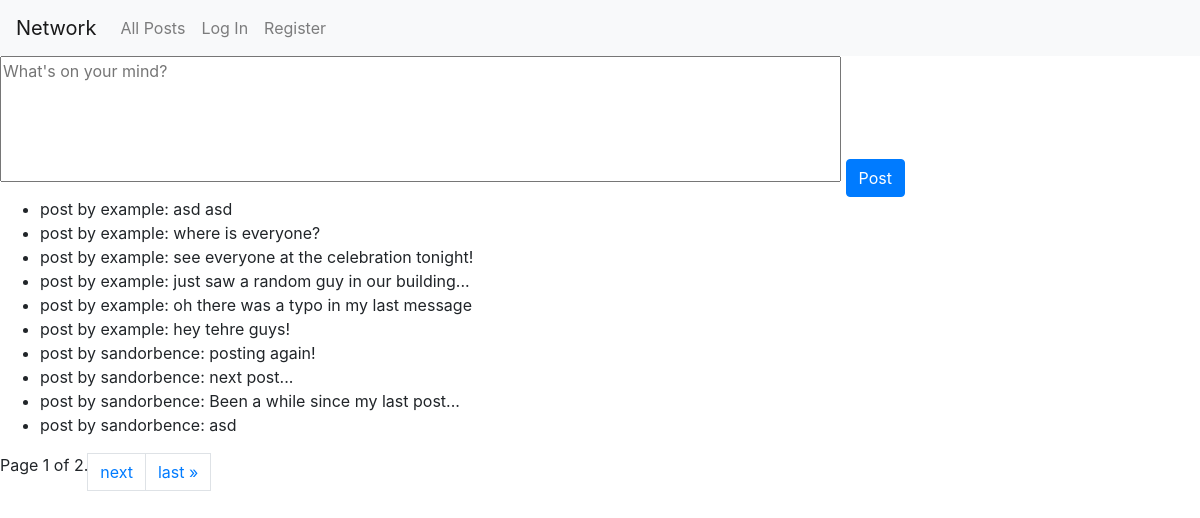
Before: / with the older database file.
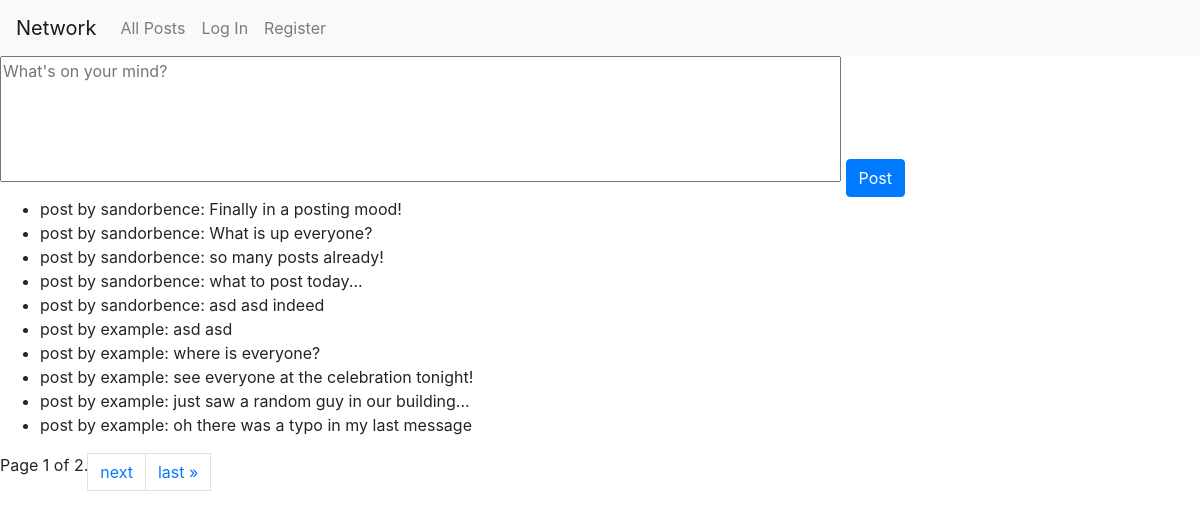
After: the same page with the newer database file.
### network/models.py (models this page shows, shortened)
class Post(models.Model):
    user = models.ForeignKey(
        User, on_delete=models.CASCADE, related_name="posts")
    text = models.CharField(max_length=500)
    date = models.DateTimeField(auto_now_add=True)
    def __str__(self):
        return f"post by {self.user.username}: {self.text[:40]}"

class User(AbstractUser):
    followers = models.ManyToManyField(
        "self", symmetrical=False, related_name="following")

### network/views.py (the view, shortened to what this page needs)
# urls.py: path("", views.index, name="index"),
def index(request):
    posts = Post.objects.order_by("-date").all()
    paginator = Paginator(posts, 10)
    page_number = request.GET.get("page")
    page_obj = paginator.get_page(page_number)
    return render(request, "network/index.html", {
        "page_obj": page_obj
    })

### network/templates/network/index.html (shortened to what this page needs)
{% extends "network/layout.html" %}
{% load static %}
{% block body %}
<div id="new-post-container">
    <form action method="post">
        <textarea name="text" cols="80" rows="5"
            placeholder="What's on your mind?"></textarea>
        <button class="btn btn-primary" type="submit">Post</button>
    </form>
</div>
<div id="posts-container">
    <ul>
        {% for post in page_obj %}
        <li>{{ post }}</li>
        {% endfor %}
    </ul>
</div>
<div class="pagination-container">
    <ul class="pagination">
        <span class="current">
            Page {{ page_obj.number }} of {{ page_obj.paginator.num_pages }}.
        </span>
        {% if page_obj.has_next %}
            <a class="page-link" href="?page={{ page_obj.next_page_number }}">next</a>
            <a class="page-link" href="?page={{ page_obj.paginator.num_pages }}">last &raquo;</a>
        {% endif %}
    </ul>
</div>
{% endblock %}

Changed rows visible on the page:
no longer on this page (row unchanged): Post: user+text "post by example: hey tehre guys!"
no longer on this page (row unchanged): Post: user+text "post by sandorbence: posting again!"
no longer on this page (row unchanged): Post: user+text "post by sandorbence: next post..."
no longer on this page (row unchanged): Post: user+text "post by sandorbence: Been a while since my last post..."
no longer on this page (row unchanged): Post: user+text "post by sandorbence: asd"
added Post: user+text "post by sandorbence: Finally in a posting mood!"
added Post: user+text "post by sandorbence: What is up everyone?"
added Post: user+text "post by sandorbence: so many posts already!"
added Post: user+text "post by sandorbence: what to post today..."
added Post: user+text "post by sandorbence: asd asd indeed"
